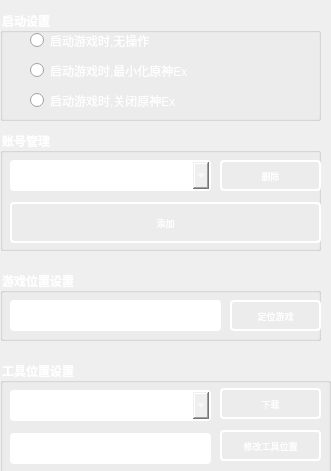
      <widget class="QWidget" name="scrollAreaWidgetContents">
       <property name="geometry">
        <rect>
         <x>0</x>
         <y>0</y>
         <width>331</width>
         <height>471</height>
        </rect>
       </property>
       <widget class="QGroupBox" name="groupBox">
        <property name="geometry">
         <rect>
          <x>0</x>
          <y>10</y>
          <width>321</width>
          <height>111</height>
         </rect>
        </property>
        <property name="font">
         <font>
          <family>微软雅黑</family>
          <weight>75</weight>
          <bold>true</bold>
         </font>
        </property>
        <property name="styleSheet">
         <string notr="true">color: rgb(255, 255, 255);</string>
        </property>
        <property name="title">
         <string>启动设置</string>
        </property>
        <widget class="QRadioButton" name="radioButton">
         <property name="geometry">
          <rect>
           <x>30</x>
           <y>80</y>
           <width>221</width>
           <height>21</height>
          </rect>
         </property>
         <property name="text">
          <string>启动游戏时,关闭原神Ex</string>
         </property>
        </widget>
        <widget class="QRadioButton" name="radioButton_2">
         <property name="geometry">
          <rect>
           <x>30</x>
           <y>50</y>
           <width>171</width>
           <height>21</height>
          </rect>
         </property>
         <property name="text">
          <string>启动游戏时,最小化原神Ex</string>
         </property>
        </widget>
        <widget class="QRadioButton" name="radioButton_3">
         <property name="geometry">
          <rect>
           <x>30</x>
           <y>20</y>
           <width>171</width>
           <height>21</height>
          </rect>
         </property>
         <property name="text">
          <string>启动游戏时,无操作</string>
         </property>
        </widget>
       </widget>
       <widget class="QGroupBox" name="groupBox_3">
        <property name="geometry">
         <rect>
          <x>0</x>
          <y>270</y>
          <width>321</width>
          <height>71</height>
         </rect>
        </property>
        <property name="font">
         <font>
          <family>微软雅黑</family>
          <weight>75</weight>
          <bold>true</bold>
         </font>
        </property>
        <property name="styleSheet">
         <string notr="true">color: rgb(255, 255, 255);</string>
        </property>
        <property name="title">
         <string>游戏位置设置</string>
        </property>
        <widget class="QLineEdit" name="Path_LineEdit">
         <property name="geometry">
          <rect>
           <x>10</x>
           <y>30</y>
           <width>211</width>
           <height>31</height>
          </rect>
         </property>
         <property name="font">
          <font>
           <family>微软雅黑</family>
          </font>
         </property>
         <property name="styleSheet">
          <string notr="true">border: 2px solid white;
border-radius: 4px;</string>
         </property>
        </widget>
        <widget class="QPushButton" name="Look_Button">
         <property name="geometry">
          <rect>
           <x>230</x>
           <y>30</y>
           <width>91</width>
           <height>31</height>
          </rect>
         </property>
         <property name="font">
          <font>
           <family>微软雅黑</family>
           <pointsize>7</pointsize>
          </font>
         </property>
         <property name="styleSheet">
          <string notr="true">border: 2px solid white;
border-radius: 4px;</string>
         </property>
         <property name="text">
          <string>定位游戏</string>
         </property>
        </widget>
       </widget>
       <widget class="QGroupBox" name="groupBox_4">
        <property name="geometry">
         <rect>
          <x>0</x>
          <y>360</y>
          <width>331</width>
          <height>121</height>
         </rect>
        </property>
        <property name="font">
         <font>
          <family>微软雅黑</family>
          <weight>75</weight>
          <bold>true</bold>
         </font>
        </property>
        <property name="styleSheet">
         <string notr="true">color: rgb(255, 255, 255);</string>
        </property>
        <property name="title">
         <string>工具位置设置</string>
        </property>
        <widget class="QPushButton" name="Look_Button_2">
         <property name="geometry">
          <rect>
           <x>220</x>
           <y>70</y>
           <width>101</width>
           <height>31</height>
          </rect>
         </property>
         <property name="font">
          <font>
           <family>微软雅黑</family>
           <pointsize>7</pointsize>
          </font>
         </property>
         <property name="styleSheet">
          <string notr="true">border: 2px solid white;
border-radius: 4px;</string>
         </property>
         <property name="text">
          <string>修改工具位置</string>
         </property>
        </widget>
        <widget class="QComboBox" name="comboBox">
         <property name="geometry">
          <rect>
           <x>10</x>
           <y>30</y>
           <width>201</width>
           <height>31</height>
          </rect>
         </property>
         <property name="styleSheet">
          <string notr="true">border: 2px solid white;
border-radius: 4px;</string>
         </property>
         <item>
          <property name="text">
           <string>原琴工具箱</string>
          </property>
         </item>
         <item>
          <property name="text">
           <string>空莹酒馆元神地图</string>
          </property>
         </item>
        </widget>
        <widget class="QLineEdit" name="Path_LineEdit_2">
         <property name="geometry">
          <rect>
           <x>10</x>
           <y>73</y>
           <width>201</width>
           <height>31</height>
          </rect>
         </property>
         <property name="font">
          <font>
           <family>微软雅黑</family>
          </font>
         </property>
         <property name="styleSheet">
          <string notr="true">border: 2px solid white;
border-radius: 4px;</string>
         </property>
        </widget>
        <widget class="QPushButton" name="Look_Button_3">
         <property name="geometry">
          <rect>
           <x>220</x>
           <y>28</y>
           <width>101</width>
           <height>31</height>
          </rect>
         </property>
         <property name="font">
          <font>
           <family>微软雅黑</family>
           <pointsize>7</pointsize>
          </font>
         </property>
         <property name="styleSheet">
          <string notr="true">border: 2px solid white;
border-radius: 4px;</string>
         </property>
         <property name="text">
          <string>下载</string>
         </property>
        </widget>
       </widget>
       <widget class="QGroupBox" name="groupBox_2">
        <property name="geometry">
         <rect>
          <x>0</x>
          <y>130</y>
          <width>321</width>
          <height>121</height>
         </rect>
        </property>
        <property name="font">
         <font>
          <family>微软雅黑</family>
          <weight>75</weight>
          <bold>true</bold>
         </font>
        </property>
        <property name="styleSheet">
         <string notr="true">color: rgb(255, 255, 255);</string>
        </property>
        <property name="title">
         <string>账号管理</string>
        </property>
        <widget class="QComboBox" name="comboBox_2">
         <property name="geometry">
          <rect>
           <x>10</x>
           <y>30</y>
           <width>201</width>
           <height>31</height>
          </rect>
         </property>
         <property name="styleSheet">
          <string notr="true">border: 2px solid white;
border-radius: 4px;</string>
         </property>
        </widget>
        <widget class="QPushButton" name="Look_Button_4">
         <property name="geometry">
          <rect>
           <x>220</x>
           <y>30</y>
           <width>101</width>
           <height>31</height>
          </rect>
         </property>
         <property name="font">
          <font>
           <family>微软雅黑</family>
           <pointsize>7</pointsize>
          </font>
         </property>
         <property name="styleSheet">
          <string notr="true">border: 2px solid white;
border-radius: 4px;</string>
         </property>
         <property name="text">
          <string>删除</string>
         </property>
        </widget>
        <widget class="QPushButton" name="Look_Button_5">
         <property name="geometry">
          <rect>
           <x>10</x>
           <y>72</y>
           <width>311</width>
           <height>41</height>
          </rect>
         </property>
         <property name="font">
          <font>
           <family>微软雅黑</family>
           <pointsize>7</pointsize>
          </font>
         </property>
         <property name="styleSheet">
          <string notr="true">border: 2px solid white;
border-radius: 4px;</string>
         </property>
         <property name="text">
          <string>添加</string>
         </property>
        </widget>
       </widget>
      </widget>
